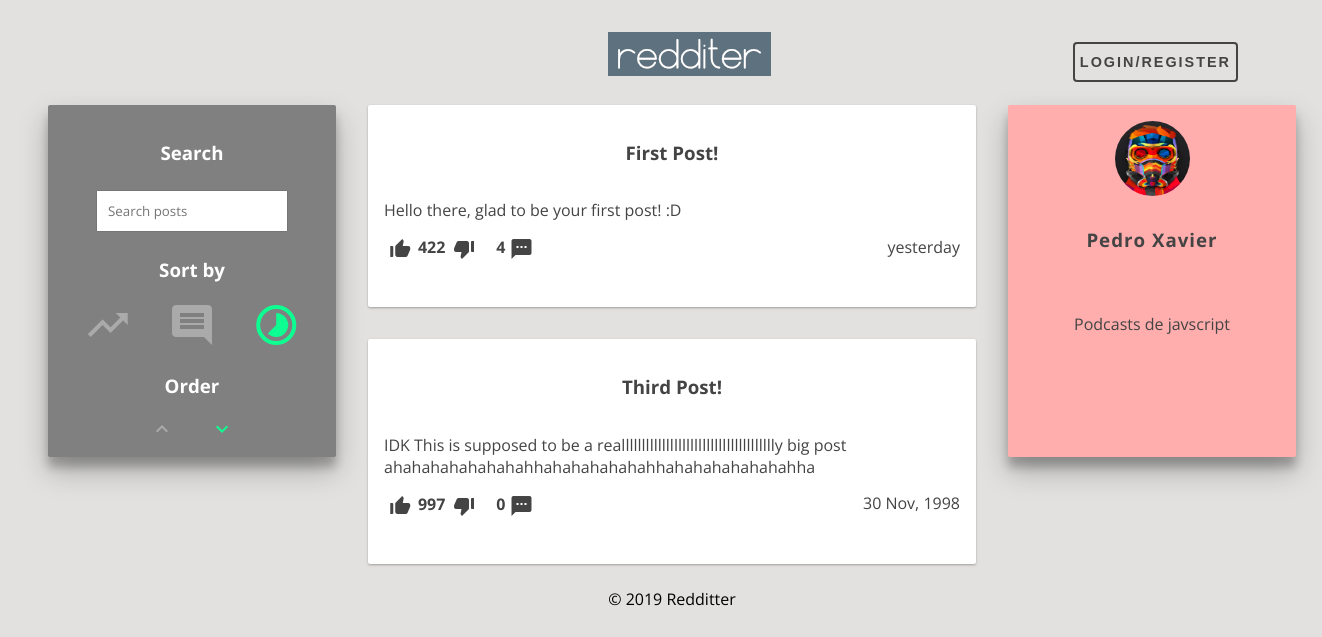
Before: /pages/profile.php?user=Rockdell with the older database file.
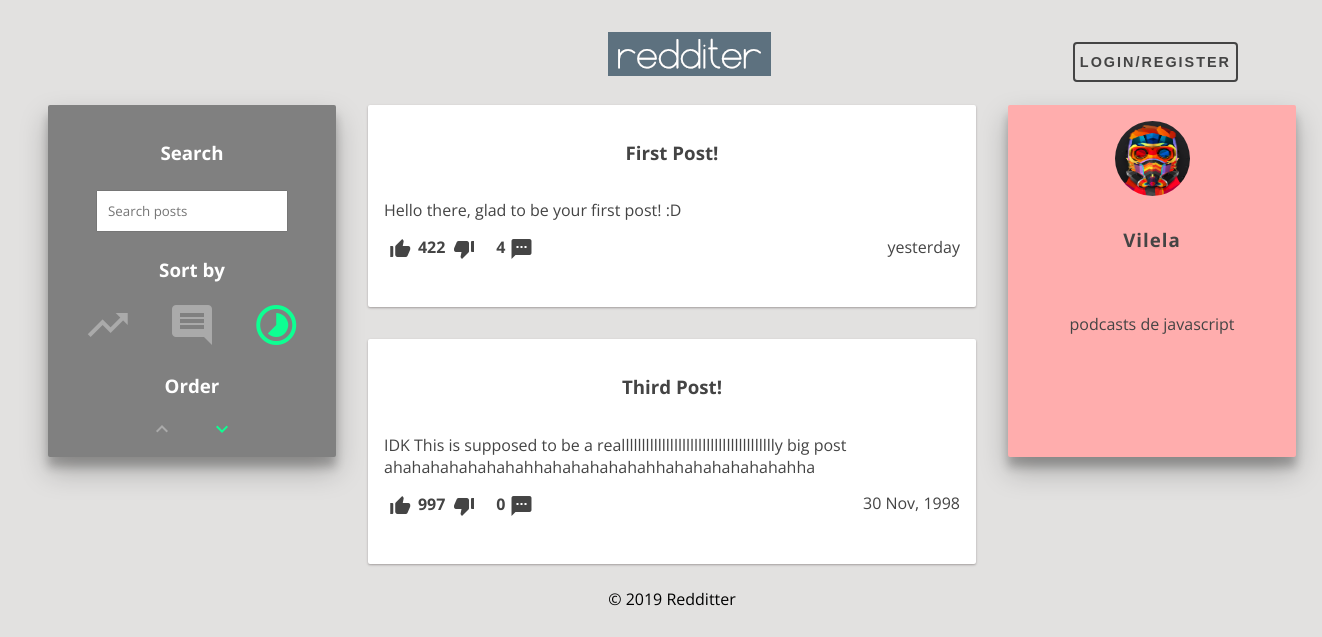
After: the same page with the newer database file.
### tables this page shows
CREATE TABLE Post (
    postID INTEGER PRIMARY KEY AUTOINCREMENT,
    userID VARCHAR REFERENCES User ON DELETE CASCADE,
    title VARCHAR NOT NULL,
    content VARCHAR NOT NULL,
    postDate DATE NOT NULL DEFAULT (strftime('%s', 'now')),
    points INTEGER DEFAULT 0
);

CREATE TABLE User (
    userID VARCHAR PRIMARY KEY,
    username VARCHAR NOT NULL,
    pass VARCHAR NOT NULL,
    mail VARCHAR NOT NULL UNIQUE,
    bio VARCHAR,
    birthday DATE
);

### includes/session.php (called while the page is built, shortened)
<?php
    function isLoggedIn() {
        if (isset($_SESSION["userID"]) && $_SESSION["userID"] !== "")
            return true;
        else
            return false;
    }
?>

### database/post.php (called while the page is built, shortened)
<?php
function getPostByUser($userID) {
	global $dbh;
	try {
		$stmt = $dbh->prepare("SELECT * FROM Post Where userID = ?");
		$stmt->execute(array($userID));
		return $stmt->fetchAll();
	} catch(PDOException $e) {
		echo $e->getMessage();
		return null;
	}
}
function getNumberComments($postID) {
	global $dbh;
	try {
		$stmt = $dbh->prepare("SELECT count(*) as NbComments FROM PostComment Where postID = ?");
		$stmt->execute(array($postID));
		return $stmt->fetch();
	} catch(PDOException $e) {
		echo $e->getMessage();
		return null;
	}
}
?>

### database/timeAgo.php (called while the page is built, shortened)
<?php
    function time_ago( $time )
    {
        $out    = '';
        $now    = time();
        $diff   = $now - $time;
        if( $diff < 60 )
            return TIMEBEFORE_NOW;
        elseif( $diff < 3600 )
            return str_replace( '{num}', ( $out = round( $diff / 60 ) ), $out == 1 ? TIMEBEFORE_MINUTE : TIMEBEFORE_MINUTES );
        elseif( $diff < 3600 * 24 )
            return str_replace( '{num}', ( $out = round( $diff / 3600 ) ), $out == 1 ? TIMEBEFORE_HOUR : TIMEBEFORE_HOURS );
        elseif( $diff < 3600 * 24 * 2 )
            return TIMEBEFORE_YESTERDAY;
        else
            return strftime( date( 'Y', $time ) == date( 'Y' ) ? TIMEBEFORE_FORMAT : TIMEBEFORE_FORMAT_YEAR, $time );
    }
?>

### database/user.php (called while the page is built, shortened)
<?php
function getUserById($userID) {
	global $dbh;
	try {
		$stmt = $dbh->prepare("SELECT *	FROM User WHERE userID = ?");
		$stmt->execute(array($userID));
		return $stmt->fetch();
	} catch(PDOException $e) {
		echo $e->getMessage();
		return null;
	}
}
?>

### templates/components/post.php (the view, shortened to what this page needs)
<?php
    require_once($_SERVER['DOCUMENT_ROOT'].'/database/timeAgo.php');
    require_once($_SERVER['DOCUMENT_ROOT'].'/database/user.php');
?>
<article class="post container">
    <a href="/pages/post.php?id=<?=$post["postID"]?>">
        <h1><?=$post["title"]?></h1>
    </a>
    <section id="post-content">
        <p><?=$post["content"]?></p>
    </section>
    <section id="post-info">
        <label for="upvote<?=$post["postID"]?>">
            <i id="staticUp<?=$post["postID"]?>" class="material-icons">thumb_up_alt</i>
        </label>
        <p id="pp<?=$post["postID"]?>"><?=$post["points"]?></p>
        <label for="downvote<?=$post["postID"]?>">
            <i id="staticDown<?=$post["postID"]?>" class="material-icons">thumb_down_alt</i>
        </label>
        <p id="nbComments"><?=$numberComments["NbComments"]?></p>
        <a id="nbCommentsLink" href="/pages/post.php?id=<?=$post["postID"]?>">
            <i class="material-icons">textsms</i>
        </a>
        <p id="time_ago"><?=time_ago($post["postDate"])?></p>
    </section>
</article>

### templates/common/header.php (shortened to what this page needs)
<!DOCTYPE html>
<html>
    <head>
        <link href="/css/style.css" rel="stylesheet">
    </head>
    <body>
        <header>
            <a href="/pages/feed.php"><img src="/img/logo.png" /></a>
            <?php include_once($_SERVER["DOCUMENT_ROOT"]."/templates/components/user-bar.php"); ?>
        </header>

### templates/components/user-bar.php
<aside class="user-bar">
    <?php if (isLoggedIn()) { ?>
        <a href="/pages/profile.php?user=<?=$_SESSION["userID"]?>">
            <span><?=$_SESSION["userID"]?></span>
            <?php if (file_exists($_SERVER['DOCUMENT_ROOT']."/img/users/".$_SESSION["userID"].".png")) { ?>
                <img class="miniature-profile-picture" src="/img/users/<?=$_SESSION["userID"]?>.png"?>
            <?php } else { ?>
                <img class="miniature-profile-picture" src="/img/users/unknown.png">
            <?php } ?>
        </a>
    <?php } else {
        include_once($_SERVER["DOCUMENT_ROOT"]."/templates/components/sign-bar.php"); ?>
        <button id="sign-btn" class="fill open-btn">Login/Register</button>
    <?php } ?>
</aside>

### pages/profile.php
<?php
    require_once($_SERVER["DOCUMENT_ROOT"]."/includes/init.php");
    require_once($_SERVER["DOCUMENT_ROOT"]."/database/user.php");
    require_once($_SERVER["DOCUMENT_ROOT"]."/database/post.php");
    $user =  getUserById($_GET["user"]);
    $posts = getPostByUser($_GET["user"]);
    include_once($_SERVER["DOCUMENT_ROOT"]."/actions/sort.php");
    include_once($_SERVER["DOCUMENT_ROOT"]."/templates/common/header.php");
?>
<div id="profile-page" class="page">
    <?php
        include_once($_SERVER["DOCUMENT_ROOT"]."/templates/components/search-bar.php");
        include_once($_SERVER["DOCUMENT_ROOT"]."/templates/components/list-posts.php");
        include_once($_SERVER["DOCUMENT_ROOT"]."/templates/components/profile-bar.php");
    ?>
</div>
<?php include_once($_SERVER["DOCUMENT_ROOT"]."/templates/common/footer.php") ?>

### templates/components/search-bar.php (shortened to what this page needs)
<aside class="search-bar container">
    <section id="search" class="sort-by">
        <h1>Search</h1>
        <input type="search" placeholder="Search posts"/>
    </section>
    <section id="sort" class="sort-by">
        <h1>Sort by</h1>
        <ul>
            <li>
                <label for="points"><i class="material-icons">trending_up</i></label>
            </li>
            <li>
                <label for="comments"><i class="material-icons">comment</i></label>
            </li>
            <li>
                <label for="date"><i class="material-icons">timelapse</i></label>
            </li>
        </ul>
    </section>
    <section id="order" class="sort-by">
        <h1>Order</h1>
        <ul>
            <li>
                <label for="asc"><i class="material-icons">expand_less</i></label>
            </li>
            <li>
                <label for="desc"><i class="material-icons">expand_more</i></label>
            </li>
        </ul>
    </section>
</aside>

### templates/components/list-posts.php
<section class="list-posts">
    <?php
    require_once($_SERVER["DOCUMENT_ROOT"]."/database/post.php");
    if (empty($posts)) { ?>
        <h1>No posts to show</h1>
    <?php }
    else {
        foreach($posts as $post) {
            $numberComments = getNumberComments($post['postID']);
            include($_SERVER["DOCUMENT_ROOT"]."/templates/components/post.php");
        }
    } ?>
</section>

### templates/components/profile-bar.php (shortened to what this page needs)
<aside class="profile-bar container">
    <section id="user-info">
        <?php if (file_exists($_SERVER["DOCUMENT_ROOT"]."/img/users/".$user["userID"].".png")) { ?>
            <img class="profile-picture" src="/img/users/<?=$user["userID"]?>.png"?>
        <?php } else { ?>
            <img class="profile-picture" src="/img/users/unknown.png">
        <?php } ?>
        <h1><?=$user["username"]?></h1>
    </section>
    <section id="user-bio">
        <?php if (strcmp($user["bio"], "")) { ?>
            <p><?=$user["bio"]?></p>
        <?php } else { ?>
            <p>Nothing to show</p>
        <?php } ?>
    </section>
    <section id="user-settings">
    </section>
</aside>

### templates/common/footer.php
        <footer>
            &copy; 2019 Redditter
        </footer>
    </body>
</html>

### css/style.css (style rules this page uses)
body { background: #e2e1e0; font-family: 'Open Sans', sans-serif; margin: 2em; display: grid; grid-gap: 0.5rem 0.5rem; grid-template-areas: "header" "main" "footer"; }
header { grid-area: header; text-align: center; display: flex; flex-direction: row; justify-content: space-between; margin: auto 5% auto 45%; }
footer { grid-area: footer; text-align: center; }
#profile-page { justify-content: space-around; }
.user-bar { height: 2em; font-weight: bold; }
.profile-bar { background: #ffadad; text-align: center; box-shadow: 0 14px 28px rgba(0,0,0,0.25), 0 10px 10px rgba(0,0,0,0.22); width: 16em; height: 20em; display: flex; flex-direction: column; justify-content: space-between; }
.profile-bar #user-info { letter-spacing: 1px; font-weight: bold; color: #444; }
.profile-bar #user-bio { color: #444; }
.profile-bar #user-settings { height: 4em; grid-area: settings; }
.search-bar { background: gray; text-align: center; box-shadow: 0 14px 28px rgba(0,0,0,0.25), 0 10px 10px rgba(0,0,0,0.22); width: 16em; height: 20em; display: flex; flex-direction: column; justify-content: space-evenly; }
.sort-by h1 { color: white; }
.sort-by ul { list-style-type: none; margin: 0; padding: 0; }
.sort-by ul li { display: inline; color: #AAAAAA; }
.sort-by#sort ul li label i { font-size: 3em; }
.sort-by#order ul li label { font-size: 1em; }
.sort-by ul li label { font-weight: bold; padding: 1em 1em 1em; margin: 10px auto; cursor: pointer; transition: all 0.25s linear; }
.sort-by input[type=radio]:checked ~ label { color: #0DFF92; }
.list-posts { width: 40em; display: flex; flex-direction: column; justify-content: flex-start; }
.list-posts h1 { color: #444; text-align: center; }
.post { background: #ffffff; transition: all 0.3s cubic-bezier(.25,.8,.25,1); box-shadow: 0 1px 3px rgba(133, 96, 96, 0.12), 0 1px 2px rgba(0,0,0,0.24); display: flex; flex-direction: column; justify-content: space-evenly; }
.post h1 { font-weight: bold; color: #444; }
.post #post-content, #post-info { color: #444; }
.profile-picture { border-radius: 50%; height: 75px; width: 75px; vertical-align: middle; margin-bottom: 0.75em; }
a { text-decoration: none; color: #444; }
input[type=text], input[type=password], input[type=search], input[type=email], textarea { font-family: 'Open Sans'; width: 75%; padding: 0.75em; margin: 0.50em; -webkit-appearance: button; }
button { position: relative; height: 40px; margin: 10px; padding: 5px 5px; font-weight: bold; font-size: 0.90em; letter-spacing: 2px; color: #444; border: 2px #444 solid; border-radius: 4px; text-transform: uppercase; outline: 0; overflow:hidden; background: none; z-index: 1; cursor: pointer; transition: 0.08s ease-in; }
.fill:before { content: ""; position: absolute; background-color: #444; bottom: 0; left: 0; right: 0; top: 100%; z-index: -1; transition: top 0.08s ease-in; }
.page { grid-area: main; display: flex; flex-direction: row; }
.container { border-radius: 2px; padding: 1em; margin: 1em; word-wrap: break-word; cursor: default; }
#post-info p[id^="pp"] { font-weight: bold; display: inline; position: relative; left: 0.1em; bottom: 0.5em; }
#time_ago { position: relative; bottom: 1.1em; float: right; }
#nbComments { font-weight: bold; display: inline; position: relative; left: 1em; bottom: 0.5em; }
#nbCommentsLink { position: relative; left: 1em; }
#post-info label { cursor: pointer; transition: color 1s; }

Changed rows visible on the page:
changed user: username "Pedro Xavier" → "Vilela"; bio "Podcasts de javscript" → "podcasts de javascript"
